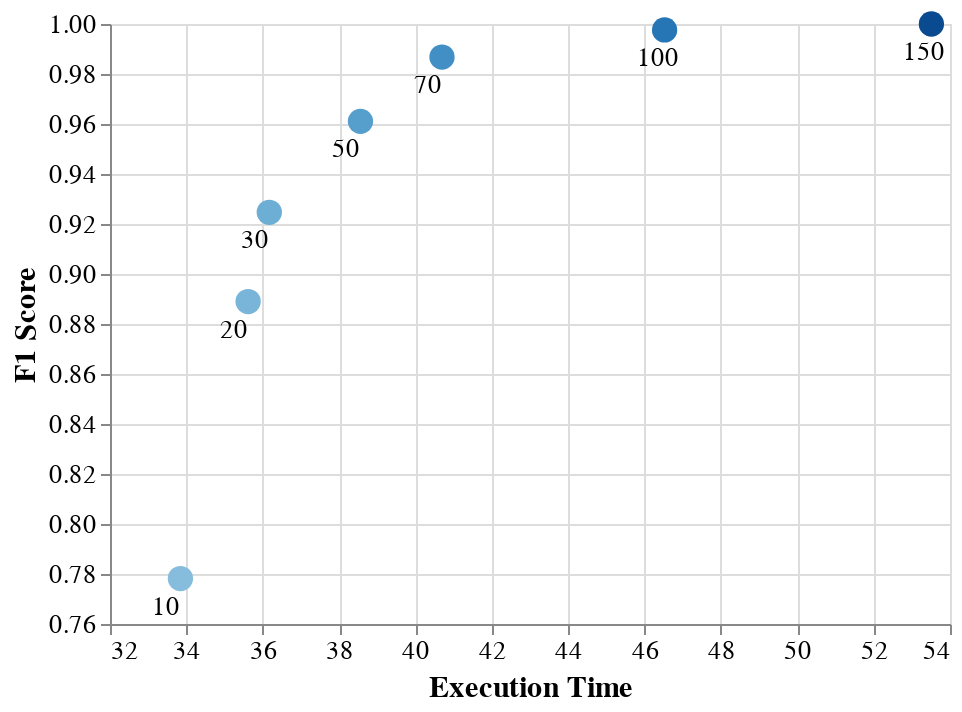

The code cell stored with this chart in its notebook:
### Code cell
import altair as alt

points = alt.Chart(df).mark_circle(size=160, opacity=1).encode(
    x=alt.X('Execution Time', scale=alt.Scale(zero=False)),
    y=alt.Y('F1 Score', scale=alt.Scale(zero=False)),
    color=alt.Color('Schedule', scale=alt.Scale(scheme='blues', domain = (-60, 150)), legend=None),
).properties(width=420, height=300)

text = alt.Chart(df).mark_text(align='left', dx=-14, dy=14, size=13).encode(
    x='Execution Time',
    y='F1 Score',
    text='Schedule:N'  # :N은 숫자를 나타내는 명목 데이터 타입
).properties(width=420, height=300)
layered_chart = alt.layer(points, text)

# # 전체 차트에 대한 구성 설정
final_chart = layered_chart.configure_axis(
    labelFontSize=13,
    titleFontSize=15
)
final_chart
# chart.save("tradeoff.png", scale_factor=2.0)

### Figure 1 — Vega-Lite specification as saved in the notebook (floating-point values rounded to 4 significant figures)
{"config": {"view": {"continuousWidth": 300, "continuousHeight": 300}, "axis": {"labelFontSize": 13, "titleFontSize": 15}}, "layer": [{"mark": {"type": "circle", "opacity": 1, "size": 160}, "encoding": {"color": {"field": "Schedule", "legend": null, "scale": {"domain": [-60, 150], "scheme": "blues"}, "type": "quantitative"}, "x": {"field": "Execution Time", "scale": {"zero": false}, "type": "quantitative"}, "y": {"field": "F1 Score", "scale": {"zero": false}, "type": "quantitative"}}}, {"mark": {"type": "text", "align": "left", "dx": -14, "dy": 14, "size": 13}, "encoding": {"text": {"field": "Schedule", "type": "nominal"}, "x": {"field": "Execution Time", "type": "quantitative"}, "y": {"field": "F1 Score", "type": "quantitative"}}}], "data": {"name": "data-0bd071a2bdfb0c4001b1f9d2f1e51a5e"}, "height": 300, "width": 420, "$schema": "https://vega.github.io/schema/vega-lite/v5.17.0.json", "datasets": {"data-0bd071a2bdfb0c4001b1f9d2f1e51a5e": [{"Schedule": 10, "F1 Score": 0.7782, "F1-score_stdev": 0.02061, "Execution Time": 33.84, "Time_stdev": 0.3714}, {"Schedule": 20, "F1 Score": 0.889, "F1-score_stdev": 0.01017, "Execution Time": 35.62, "Time_stdev": 0.5155}, {"Schedule": 30, "F1 Score": 0.9247, "F1-score_stdev": 0.009652, "Execution Time": 36.17, "Time_stdev": 0.581}, {"Schedule": 50, "F1 Score": 0.9611, "F1-score_stdev": 0.008471, "Execution Time": 38.56, "Time_stdev": 0.5928}, {"Schedule": 70, "F1 Score": 0.9868, "F1-score_stdev": 0.005317, "Execution Time": 40.7, "Time_stdev": 0.4722}, {"Schedule": 100, "F1 Score": 0.9976, "F1-score_stdev": 0.001852, "Execution Time": 46.53, "Time_stdev": 3.322}, {"Schedule": 150, "F1 Score": 1.0, "F1-score_stdev": 0.0, "Execution Time": 53.51, "Time_stdev": 3.696}]}}
